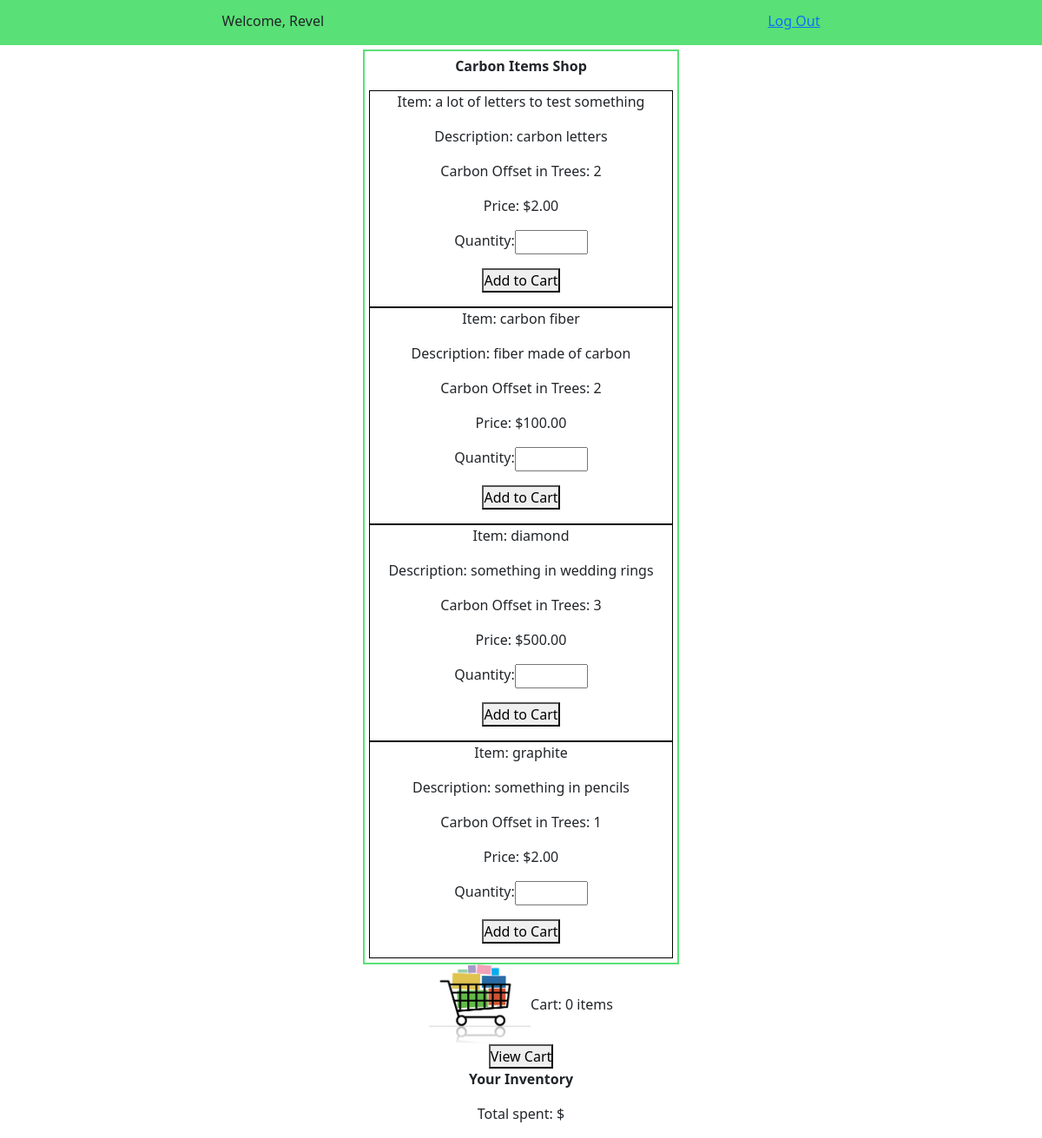
Before: /marketplace/ (signed in) with the older database file.
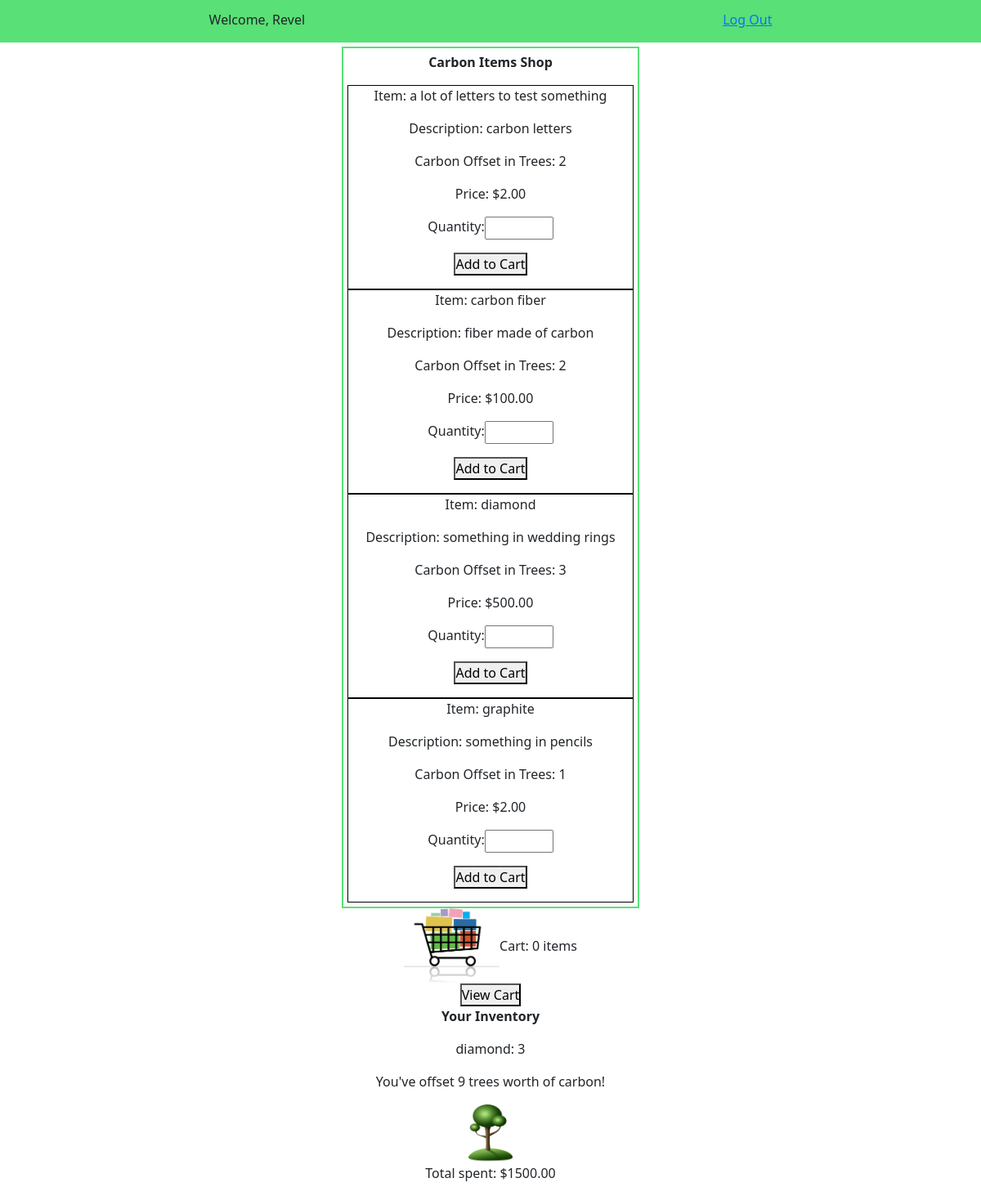
After: the same page with the newer database file.
### marketplace/models.py (models this page shows, shortened)
class Item(models.Model):
    name = models.CharField(max_length=100)
    description = models.TextField()
    carbon_offset_in_trees = models.IntegerField()
    cost = models.DecimalField(max_digits=5, decimal_places=2)
    purchases = models.ManyToManyField('login_app.User', through="User_Item_Count")
    carts = models.ManyToManyField(Cart, through="Cart_Item_Count")
    created_at = models.DateTimeField(auto_now_add=True)
    updated_at = models.DateTimeField(auto_now=True)
    objects = ItemManager()

class User_Item_Count(models.Model):
    user = models.ForeignKey('login_app.User', on_delete=models.CASCADE)
    item = models.ForeignKey(Item, on_delete=models.CASCADE)
    orders = models.IntegerField()
    created_at = models.DateTimeField(auto_now_add=True)
    updated_at = models.DateTimeField(auto_now=True)

### login_app/views.py (the view, shortened to what this page needs)
# urls.py: path('', include('marketplace.urls')),
def marketplace(request):
    if 'user_id' in request.session:
        shop_items = apps.get_model('marketplace.Item').objects.all()
        if shop_items:
            cart_items = apps.get_model('marketplace.Cart_Item_Count').objects.filter(
                cart=apps.get_model('marketplace.Cart').objects.get(user=User.objects.get(id=request.session['user_id']))
            )
            if cart_items:
                total_quantity = 0
                for item in cart_items:
                    total_quantity += item.quantity
                user_items = apps.get_model('marketplace.User_Item_Count').objects.filter(user=User.objects.get(id=request.session['user_id']))
                if user_items:
                    total_carbon_offset = 0
                    total_cost = 0
                    for item in user_items:
                        total_carbon_offset += item.item.carbon_offset_in_trees * item.orders
                        total_cost += item.item.cost * item.orders
                    context = {
                        'items': reversed(shop_items),
                        'total_quantity': total_quantity,
                        'user': User.objects.get(id=request.session['user_id']),
                        'user_items': user_items,
                        'total_carbon_offset': total_carbon_offset,
                        'total_cost': total_cost
                    }
                    return render(request, 'marketplace.html', context)
                else:
                    context = {
                        'items': reversed(shop_items),
                        'total_quantity': total_quantity,
                        'user': User.objects.get(id=request.session['user_id']),
                    }
                    return render(request, 'marketplace.html', context)
            else:
                total_quantity = 0
                user_items = apps.get_model('marketplace.User_Item_Count').objects.filter(user=User.objects.get(id=request.session['user_id']))
                if user_items:
                    total_carbon_offset = 0
                    total_cost = 0
                    for item in user_items:
                        total_carbon_offset += item.item.carbon_offset_in_trees * item.orders
                        total_cost += item.item.cost * item.orders
                    context = {
                        'items': reversed(shop_items),
                        'total_quantity': total_quantity,
                        'user': User.objects.get(id=request.session['user_id']),
                        'user_items': user_items,
                        'total_carbon_offset': total_carbon_offset,
                        'total_cost': total_cost
                    }
                    return render(request, 'marketplace.html', context)
                else:
                    context = {
                        'items': reversed(shop_items),
                        'total_quantity': total_quantity,
                        'user': User.objects.get(id=request.session['user_id']),
                    }
                    return render(request, 'marketplace.html', context)
    else:
        return redirect('index')

### marketplace/templates/marketplace.html (shortened to what this page needs)
<!DOCTYPE html>
<html>
	<head>
        {% load static %}
        <link rel="stylesheet" href="https://cdn.jsdelivr.net/npm/bootstrap@5.1.1/dist/css/bootstrap.css">
        <link rel="stylesheet" href="{% static 'style.css' %}">
    </head>
    <body>
        <div id="wrapper">
            <div id="topdiv">
                <p>Welcome, {{user.first_name}}</p>
                <a href="logout/">Log Out</a>
            </div>
            <div id="catalog">
                <p class="bold">Carbon Items Shop</p>
                {% for item in items %}
                    <div class="catalog_item">
                        <p>Item: {{item.name}}</p>
                        <p>Description: {{item.description}}</p>
                        <p>Carbon Offset in Trees: {{item.carbon_offset_in_trees}}</p>
                        <p>Price: ${{item.cost}}</p>
                        <div class="form">
                            <form action="add-to-cart/{{item.id}}/{{user.id}}/" method="post">
                                <p>
                                    <label>
                                        Quantity:
                                        <input name="purchase_quantity" type="number" min="1" max="10" step="1" required>
                                    </label>
                                </p>
                                <p><button type="submit">Add to Cart</button></p>
                            </form>
                        </div>
                    </div>
                {% endfor %}
            </div>
            <div id="cart">
                <div id="cart_counter">
                    <img src="{% static 'cart.png' %}">
                    Cart: {{total_quantity}} items
                </div>
                <form action="view-cart/{{user.id}}/" method="get">
                    <button type="submit">View Cart</button>
                </form>
            </div>
            <div class="orders">
                <p class="bold">Your Inventory</p>
                {% for item in user_items %}
                    <p>{{item.item.name}}: {{item.orders}}</p>
                {% endfor %}
                {% if total_carbon_offset > 0 %}
                    <p>You've offset {{total_carbon_offset}} trees worth of carbon!</p>
                    <div id="tree_imgs">
                        <img src="{% static 'tree.png' %}">
                    </div>
                {% endif %}
                <p>Total spent: ${{total_cost}}</p>
            </div>
        </div>
    </body>
</html>

Changed rows visible on the page:
added User_Item_Count: item.name "diamond", orders "3"
Other visible differences:
{{ total_carbon_offset }}: (not shown) → "9"
{{ total_cost }}: (not shown) → "1500.00"
text now shown: "You've offset trees worth of carbon!"
